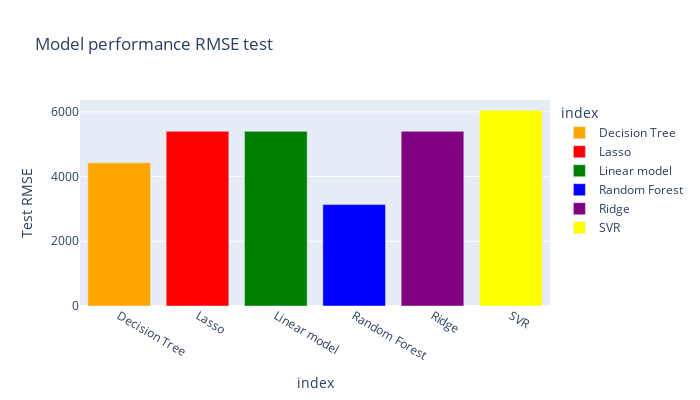

Source (notebook cell):
### Code cell
px.bar(Model_Performance, y =Model_Performance['Test RMSE'],
       color_discrete_sequence=[
                 "orange", "red", "green", "blue", "purple","yellow"],
       title="Model performance RMSE test",
       color = Model_Performance.index, 
       width =700, height=400)

### Figure 1 — Plotly figure (JSON) as saved in the notebook; plotly's stock layout.template omitted (floating-point values rounded to 4 significant figures)
{"data": [{"alignmentgroup": "True", "hovertemplate": "index=%{x}<br>Test RMSE=%{y}<extra></extra>", "legendgroup": "Decision Tree", "marker": {"color": "orange", "pattern": {"shape": ""}}, "name": "Decision Tree", "offsetgroup": "Decision Tree", "orientation": "v", "showlegend": true, "textposition": "auto", "type": "bar", "x": ["Decision Tree"], "xaxis": "x", "y": [4422.0], "yaxis": "y"}, {"alignmentgroup": "True", "hovertemplate": "index=%{x}<br>Test RMSE=%{y}<extra></extra>", "legendgroup": "Lasso", "marker": {"color": "red", "pattern": {"shape": ""}}, "name": "Lasso", "offsetgroup": "Lasso", "orientation": "v", "showlegend": true, "textposition": "auto", "type": "bar", "x": ["Lasso"], "xaxis": "x", "y": [5396.0], "yaxis": "y"}, {"alignmentgroup": "True", "hovertemplate": "index=%{x}<br>Test RMSE=%{y}<extra></extra>", "legendgroup": "Linear model", "marker": {"color": "green", "pattern": {"shape": ""}}, "name": "Linear model", "offsetgroup": "Linear model", "orientation": "v", "showlegend": true, "textposition": "auto", "type": "bar", "x": ["Linear model"], "xaxis": "x", "y": [5396.0], "yaxis": "y"}, {"alignmentgroup": "True", "hovertemplate": "index=%{x}<br>Test RMSE=%{y}<extra></extra>", "legendgroup": "Random Forest", "marker": {"color": "blue", "pattern": {"shape": ""}}, "name": "Random Forest", "offsetgroup": "Random Forest", "orientation": "v", "showlegend": true, "textposition": "auto", "type": "bar", "x": ["Random Forest"], "xaxis": "x", "y": [3132.0], "yaxis": "y"}, {"alignmentgroup": "True", "hovertemplate": "index=%{x}<br>Test RMSE=%{y}<extra></extra>", "legendgroup": "Ridge", "marker": {"color": "purple", "pattern": {"shape": ""}}, "name": "Ridge", "offsetgroup": "Ridge", "orientation": "v", "showlegend": true, "textposition": "auto", "type": "bar", "x": ["Ridge"], "xaxis": "x", "y": [5396.0], "yaxis": "y"}, {"alignmentgroup": "True", "hovertemplate": "index=%{x}<br>Test RMSE=%{y}<extra></extra>", "legendgroup": "SVR", "marker": {"color": "yellow", "pattern": {"shape": ""}}, "name": "SVR", "offsetgroup": "SVR", "orientation": "v", "showlegend": true, "textposition": "auto", "type": "bar", "x": ["SVR"], "xaxis": "x", "y": [6046.0], "yaxis": "y"}], "layout": {"barmode": "relative", "height": 400, "legend": {"title": {"text": "index"}, "tracegroupgap": 0}, "title": {"text": "Model performance RMSE test"}, "width": 700, "xaxis": {"anchor": "y", "categoryarray": ["Decision Tree", "Lasso", "Linear model", "Random Forest", "Ridge", "SVR"], "categoryorder": "array", "domain": [0, 1], "title": {"text": "index"}}, "yaxis": {"anchor": "x", "domain": [0, 1], "title": {"text": "Test RMSE"}}}}
